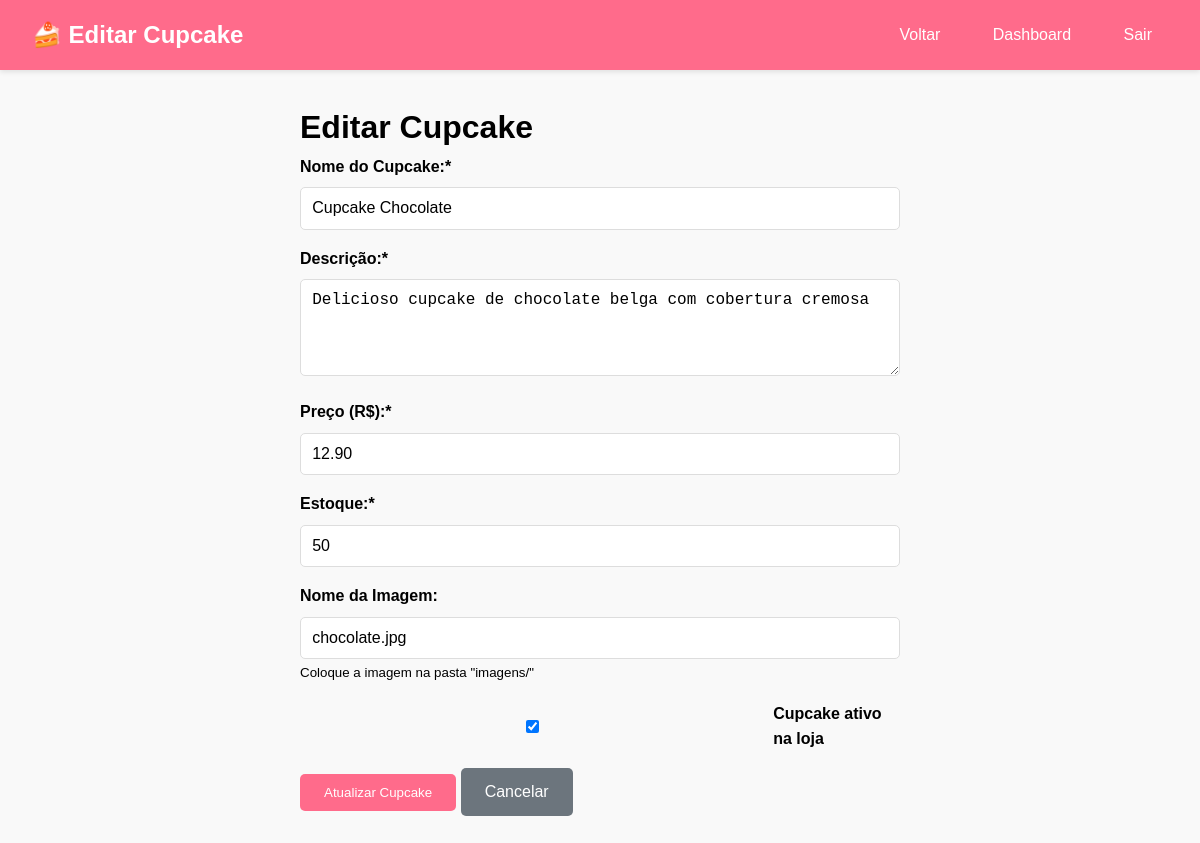
Page /admin/cupcake-form.php?id=1 (signed in) on the committed database.
### tables this page shows
CREATE TABLE cupcakes (
    id INT PRIMARY KEY AUTO_INCREMENT,
    nome VARCHAR(100) NOT NULL,
    descricao TEXT,
    preco DECIMAL(10,2) NOT NULL,
    estoque INT DEFAULT 0,
    imagem VARCHAR(255),
    ativo BOOLEAN DEFAULT true,
    data_cadastro TIMESTAMP DEFAULT CURRENT_TIMESTAMP
);

### admin/cupcake-form.php (the view, shortened to what this page needs)
<?php
$host = "localhost";
$user = "root";
$password = "";
$database = "loja_cupcakes";
$conn = new mysqli($host, $user, $password, $database);
$cupcake = null;
$editar = false;
if(isset($_GET['id'])) {
    $id = intval($_GET['id']);
    $sql = "SELECT * FROM cupcakes WHERE id = ?";
    $stmt = $conn->prepare($sql);
    $stmt->bind_param("i", $id);
    $stmt->execute();
    $result = $stmt->get_result();
    $cupcake = $result->fetch_assoc();
    $editar = true;
}
?>
<!DOCTYPE html>
<html lang="pt-BR">
<head>
    <link rel="stylesheet" href="../css/style.css">
</head>
<body>
    <header>
        <nav>
            <div class="logo">🍰 <?= $editar ? 'Editar' : 'Adicionar' ?> Cupcake</div>
            <div class="menu">
                <a href="cupcakes.php">Voltar</a>
                <a href="index.php">Dashboard</a>
                <a href="../logout.php">Sair</a>
            </div>
        </nav>
    </header>
    <main class="container">
        <div style="max-width: 600px; margin: 0 auto;">
            <h1><?= $editar ? 'Editar Cupcake' : 'Adicionar Novo Cupcake' ?></h1>
            <form method="POST">
                <div class="form-group">
                    <label for="nome">Nome do Cupcake:*</label>
                    <input type="text" id="nome" name="nome" required
                           value="<?= $editar ? $cupcake['nome'] : ($_POST['nome'] ?? '') ?>">
                </div>
                <div class="form-group">
                    <label for="descricao">Descrição:*</label>
                    <textarea id="descricao" name="descricao" rows="4" required><?= $editar ? $cupcake['descricao'] : ($_POST['descricao'] ?? '') ?></textarea>
                </div>
                <div class="form-group">
                    <label for="preco">Preço (R$):*</label>
                    <input type="number" id="preco" name="preco" step="0.01" min="0.01" required
                           value="<?= $editar ? $cupcake['preco'] : ($_POST['preco'] ?? '') ?>">
                </div>
                <div class="form-group">
                    <label for="estoque">Estoque:*</label>
                    <input type="number" id="estoque" name="estoque" min="0" required
                           value="<?= $editar ? $cupcake['estoque'] : ($_POST['estoque'] ?? 0) ?>">
                </div>
                <div class="form-group">
                    <label for="imagem">Nome da Imagem:</label>
                    <input type="text" id="imagem" name="imagem"
                           placeholder="chocolate.jpg, morango.jpg, etc."
                           value="<?= $editar ? $cupcake['imagem'] : ($_POST['imagem'] ?? '') ?>">
                    <small>Coloque a imagem na pasta "imagens/"</small>
                </div>
                <div class="form-group">
                    <label style="display: flex; align-items: center; gap: 0.5rem;">
                        <input type="checkbox" name="ativo" value="1"
                            <?= ($editar && $cupcake['ativo']) || !$editar ? 'checked' : '' ?>>
                        Cupcake ativo na loja
                    </label>
                </div>
                <button type="submit" class="btn">
                    <?= $editar ? 'Atualizar Cupcake' : 'Cadastrar Cupcake' ?>
                </button>
                <a href="cupcakes.php" class="btn btn-secondary">Cancelar</a>
            </form>
        </div>
    </main>
</body>
</html>

### css/style.css (style rules this page uses)
* { margin: 0; padding: 0; box-sizing: border-box; }
body { font-family: Arial, sans-serif; line-height: 1.6; background-color: #f9f9f9; }
header { background: #ff6b8b; color: white; padding: 1rem 0; box-shadow: 0 2px 5px rgba(0,0,0,0.1); }
nav { max-width: 1200px; margin: 0 auto; display: flex; justify-content: space-between; align-items: center; padding: 0 2rem; }
.logo { font-size: 1.5rem; font-weight: bold; }
.menu a { color: white; text-decoration: none; margin-left: 1rem; padding: 0.5rem 1rem; border-radius: 5px; transition: background 0.3s; }
.container { max-width: 1200px; margin: 2rem auto; padding: 0 2rem; }
.btn { background: #ff6b8b; color: white; border: none; padding: 0.7rem 1.5rem; border-radius: 5px; cursor: pointer; text-decoration: none; display: inline-block; transition: background 0.3s; }
.btn-secondary { background: #6c757d; }
.form-group { margin-bottom: 1rem; }
.form-group label { display: block; margin-bottom: 0.5rem; font-weight: bold; }
.form-group input, .form-group textarea, .form-group select { width: 100%; padding: 0.7rem; border: 1px solid #ddd; border-radius: 5px; font-size: 1rem; }

### rows in the picture
cupcakes: nome "Cupcake Chocolate", descricao "Delicioso cupcake de chocolate belga com cobertura cremosa", preco "12.90", estoque "50", imagem "chocolate.jpg", ativo "☑"
